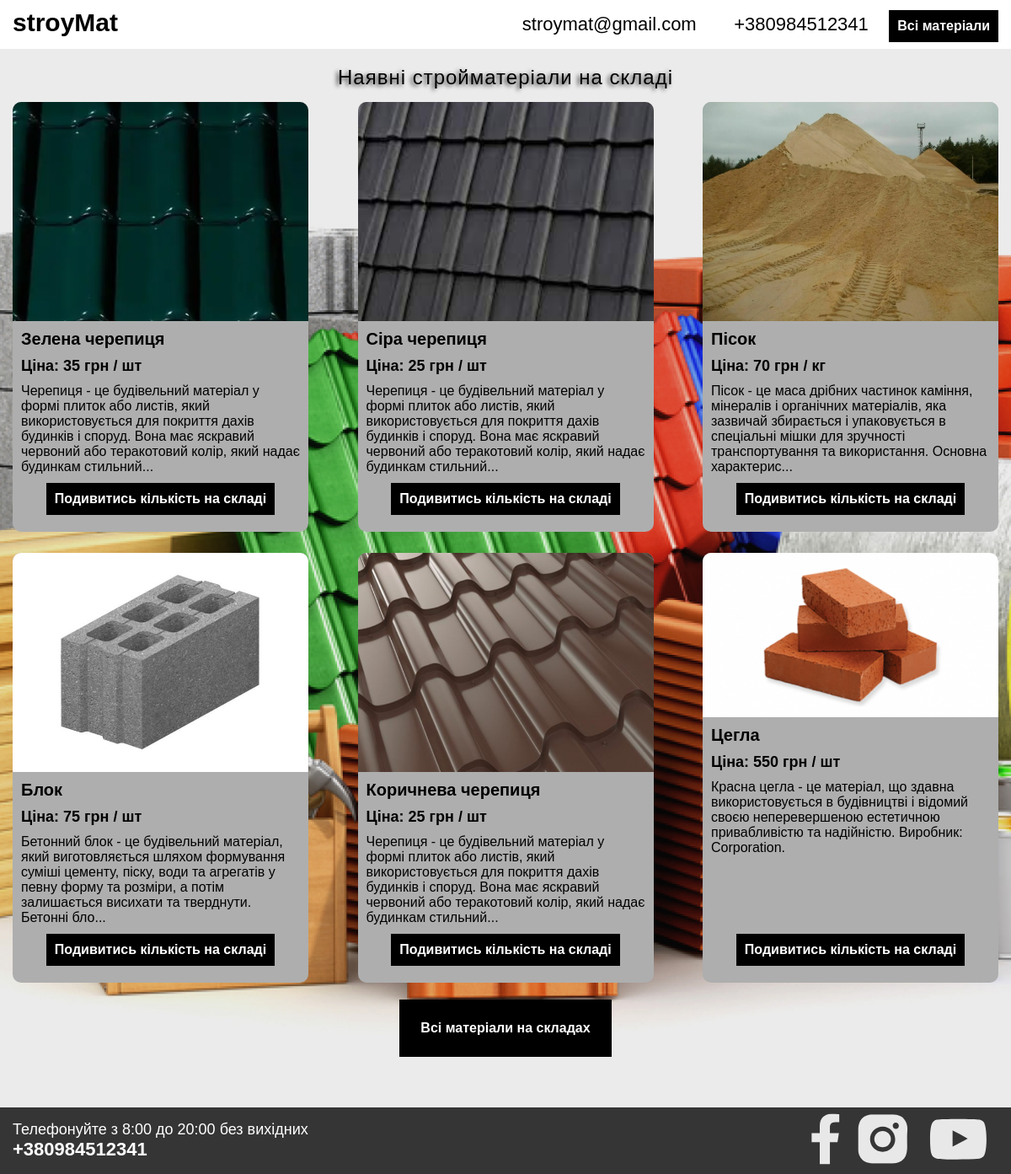
The page / on the database its author committed.
### tables this page shows
CREATE TABLE `warehouse_material` (
  `id` int NOT NULL,
  `materialId` int NOT NULL,
  `statusId` int NOT NULL,
  `count` int NOT NULL,
  `price_per_units` int NOT NULL,
  `warehouseId` int NOT NULL,
  `appearance_date` datetime NOT NULL DEFAULT CURRENT_TIMESTAMP
);

CREATE TABLE `material` (
  `id` int NOT NULL,
  `name` varchar(255) NOT NULL,
  `description` text NOT NULL,
  `img` varchar(255) NOT NULL,
  `unitId` int NOT NULL,
  `price_per_unit` int NOT NULL,
  `expiration_date` varchar(255) DEFAULT 'Немає',
  `countryId` int NOT NULL,
  `brandId` int NOT NULL,
  `size` varchar(255) DEFAULT 'Немає',
  `supplierId` int NOT NULL,
  `typeId` int NOT NULL,
  `countPostman` int NOT NULL,
  `statusPostman` int NOT NULL,
  `datePostman` datetime NOT NULL DEFAULT CURRENT_TIMESTAMP,
  `warehousePostman` int NOT NULL
);

CREATE TABLE `units` (
  `id` int NOT NULL,
  `name` varchar(255) NOT NULL
);

### vender/getMaterial.php (called while the page is built)
<?
include 'connect.php';
$sql = "SELECT `warehouse_material`.*,`warehouse_material`.`id` as `idMat`, `material`.*, `warehouse`.`address` as `address`, `status`.`name` as `status`,`status`.`id` as `statusId`, `units`.`name` as `unit`, `brand`.`brand` as `brand`, `country`.`country` as `country`,`warehouse_material`.`id` as `wrhId`
FROM `warehouse_material`
INNER JOIN `warehouse` ON `warehouse_material`.`warehouseId` = `warehouse`.`id`
INNER JOIN `status` ON `warehouse_material`.`statusId` = `status`.`id`
INNER JOIN `material` ON `warehouse_material`.`materialId` = `material`.`id`
INNER JOIN `units` ON `material`.`unitId` = `units`.`id`
INNER JOIN `brand` on `material`.`brandId` = `brand`.`id`
INNER JOIN `country` on `material`.`countryId` = `country`.`id`";
if (!empty($LimitMaterial)) {
    $sql .= "LIMIT " . $LimitMaterial;
} else {
    $sql .= "LIMIT 6";
}
$allMaterial = $pdo->query($sql);

### index.php (the view, shortened to what this page needs)
<?
include 'head.php';
function truncateText($text, $max_length = 200)
{
    if (mb_strlen($text, 'utf-8') > $max_length) {
        $truncated_text = mb_substr($text, 0, $max_length, 'utf-8') . '...';
        return $truncated_text;
    } else {
        return $text;
    }
}
?>
<body>
    <div class="wrapper">
        <? include 'header.php';
        include 'vender/getMaterial.php';
        ?>
        <div class="main">
            <div class="container">
                <h3 class="main__title title-caption">
                    Наявні стройматеріали на складі
                </h3>
                <div class="main__row row-material">
                    <? while ($material = $allMaterial->fetch()) {
                    ?>
                        <a href="material.php?id=<?= $material['wrhId']; ?>" class="main__block block-material">
                            <div class="main__img img-material">
                                <img src="img/<?= $material['img']; ?>" alt="" />
                            </div>
                            <h2 class="main__name name-material"><?= $material['name'] ?></h2>
                            <p class="main__price price-material">Ціна: <?= $material['price_per_units']; ?> грн / <?= $material['unit']; ?> </p>
                            <p class="main__description description-material">
                                <?= truncateText($material['description'], 200); ?>
                            </p>
                            <button class="main__button button-material button-basic">
                                Подивитись кількість на складі
                            </button>
                        </a>
                    <? } ?>
                </div>
                <a href="warehouse.php"><button class="button-basic main__all">
                        Всі матеріали на складах
                    </button></a>
            </div>
        </div>
        <? include 'footer.php'; ?>
    </div>
</body>
</html>

### head.php (shortened to what this page needs)
<!DOCTYPE html>
<html lang="en">
<head>
    <link rel="stylesheet" href="css/style.css" />
</head>

### header.php (shortened to what this page needs)
<header class="header" id="header">
    <div class="container">
        <a title="<?= isset($_SESSION['login']) ? "alt + 2 - адмін меню; alt + 5 - вийти" : ""; ?>" href=" index.php" class="site__name">stroyMat <?= isset($_SESSION['login']) ? "(А)" : ""; ?>
        </a>
        <div class="feetback">
            <a class="feetback__link" href="mailto:stroymat@gmail.com">stroymat@gmail.com</a>
            <a class="feetback__link" href="tel:+380984512341">+380984512341</a>
            <button class="button-basic">
                <a href="warehouse.php">Всі матеріали</a>
            </button>
        </div>
    </div>
</header>

### footer.php (shortened to what this page needs)
<footer class="footer" id="footer">
    <div class="container">
        <div class="feetback">
            <p>Телефонуйте з 8:00 до 20:00 без вихідних</p>
            <a href="tel:+380984512341">+380984512341</a>
        </div>
        <ul class="svg-row">
            <a href="https://facebook.com">
                <svg width="42" height="75">
                    <use class="svg-use" href="./img/svg/sprite.svg#facebook"></use>
                </svg>
            </a>
            <a href="https://instagram.com">
                <svg width="74" height="73">
                    <use class="svg-use" href="./img/svg/sprite.svg#instagram"></use>
                </svg>
            </a>
            <a href="https://youtube.com">
                <svg width="85" height="61">
                    <use class="svg-use" href="./img/svg/sprite.svg#youtube"></use>
                </svg>
            </a>
        </ul>
    </div>
</footer>

### css/style.css (style rules this page uses)
* { padding: 0px; margin: 0px; border: none; box-sizing: content-box; }
*, *::before, *::after { box-sizing: border-box; }
a, a:link, a:visited { text-decoration: none; }
aside, nav, footer, header, section, main { display: block; }
h1, h2, h3, h4, h5, h6, p { font-size: inherit; font-weight: inherit; }
ul, ul li { list-style: none; }
img { vertical-align: top; }
img, svg { max-width: 100%; height: auto; }
input, textarea, button, select { font-family: inherit; font-size: inherit; color: inherit; background-color: transparent; }
button, input[type="submit"] { display: inline-block; box-shadow: none; background-color: transparent; background: none; cursor: pointer; }
body { height: 100%; font-family: sans-serif; }
.header .container { display: flex; justify-content: space-between; }
.container { max-width: 1250px; padding: 0px 15px; margin: auto; }
.wrapper { min-height: 100vh; display: flex; flex-direction: column; }
.header { width: 100%; color: black; padding: 10px 0px; }
.main { background-image: url("../img/backgroundMain.jpg"); background-repeat: no-repeat; background-size: cover; background-position: 50% 50%; min-height: 100vh; padding-bottom: 40px; }
.site__name { color: black; font-size: 30px; font-weight: bold; }
.feetback__link { color: black; font-size: 22px; font-weight: 500; height: 100%; display: inline-flex; align-items: center; margin: 0px 20px; transition: color 0.3s, transform 0.3s; }
.title-caption { text-align: center; font-size: 24px; font-weight: 500; letter-spacing: 1px; }
.main__title { margin-top: 20px; text-shadow: -3px 2px 5px #353535; width: auto; }
.row-material { display: flex; flex-wrap: wrap; justify-content: space-between; margin-top: -10px; align-self: stretch; }
.block-material { color: black; margin-top: 25px; flex-basis: 30%; background-color: #aeaeae; border-radius: 10px; overflow: hidden; padding: 0px 10px 20px; display: flex; flex-direction: column; cursor: pointer; transition: transform 0.3s; }
.img-material { max-height: 260px; min-height: 150px; margin: 0px -10px; }
.img-material img { object-fit: cover; width: 100%; height: 100%; }
.name-material { font-size: 20px; margin-top: 10px; font-weight: bold; word-wrap: break-word; }
.price-material { font-size: 18px; font-weight: bold; margin-top: 10px; }
.description-material { margin-top: 10px; margin-bottom: 10px; word-wrap: break-word; }
.button-basic, input.button-basic { color: white; font-weight: bold; padding: 10px; margin: auto; margin-top: 10px; text-align: center; background-color: black; transition: background-color 0.3s, transform 0.3s; }
.header .feetback .button-basic { margin: 0; height: 100%; }
.main__button { margin-top: auto; margin-bottom: 0; }
.main__all { margin: 20px auto; text-align: center; display: block; max-width: 270px; padding: 25px; }
#footer { background-color: #353535; height: auto; color: white; }
#footer .container { display: flex; flex-wrap: wrap; justify-content: space-between; }
.svg-row { display: flex; align-items: center; }
#footer .feetback { color: white; font-size: 22px; font-weight: 500; height: 100%; display: flex; flex-direction: column; align-self: center; }
#footer .feetback p { font-size: 18px; }
#footer .feetback a { color: white; font-weight: bold; }
.svg-row svg { display: inline; margin: 0px 5px; text-align: center; }
svg { fill: #e8e8e8; cursor: pointer; margin: auto; transition: fill 0.5s ease; transform: scale(0.8); }
.button-basic a { color: inherit; }
.block-material { position: relative; }

### rows shown on the page
warehouse_material: materialId.img (picture), materialId.name "Зелена черепиця", price_per_units "35", units.name "шт", materialId.description "Черепиця - це будівельний матеріал у формі плиток або листів, який використовується для покриття дахів будинків і споруд. Вона має яскравий червоний або теракотовий колір, який надає будинкам стильний..."
warehouse_material: materialId.img (picture), materialId.name "Сіра черепиця", price_per_units "25", units.name "шт", materialId.description "Черепиця - це будівельний матеріал у формі плиток або листів, який використовується для покриття дахів будинків і споруд. Вона має яскравий червоний або теракотовий колір, який надає будинкам стильний..."
warehouse_material: materialId.img (picture), materialId.name "Пісок", price_per_units "70", units.name "кг", materialId.description "Пісок - це маса дрібних частинок каміння, мінералів і органічних матеріалів, яка зазвичай збирається і упаковується в спеціальні мішки для зручності транспортування та використання. Основна характерис..."
warehouse_material: materialId.img (picture), materialId.name "Блок", price_per_units "75", units.name "шт", materialId.description "Бетонний блок - це будівельний матеріал, який виготовляється шляхом формування суміші цементу, піску, води та агрегатів у певну форму та розміри, а потім залишається висихати та тверднути. Бетонні бло..."
warehouse_material: materialId.img (picture), materialId.name "Коричнева черепиця", price_per_units "25", units.name "шт", materialId.description "Черепиця - це будівельний матеріал у формі плиток або листів, який використовується для покриття дахів будинків і споруд. Вона має яскравий червоний або теракотовий колір, який надає будинкам стильний..."
warehouse_material: shows a picture, materialId.name "Цегла", price_per_units "550", units.name "шт", materialId.description "Красна цегла - це матеріал, що здавна використовується в будівництві і відомий своєю неперевершеною естетичною привабливістю та надійністю. Виробник: Corporation."
